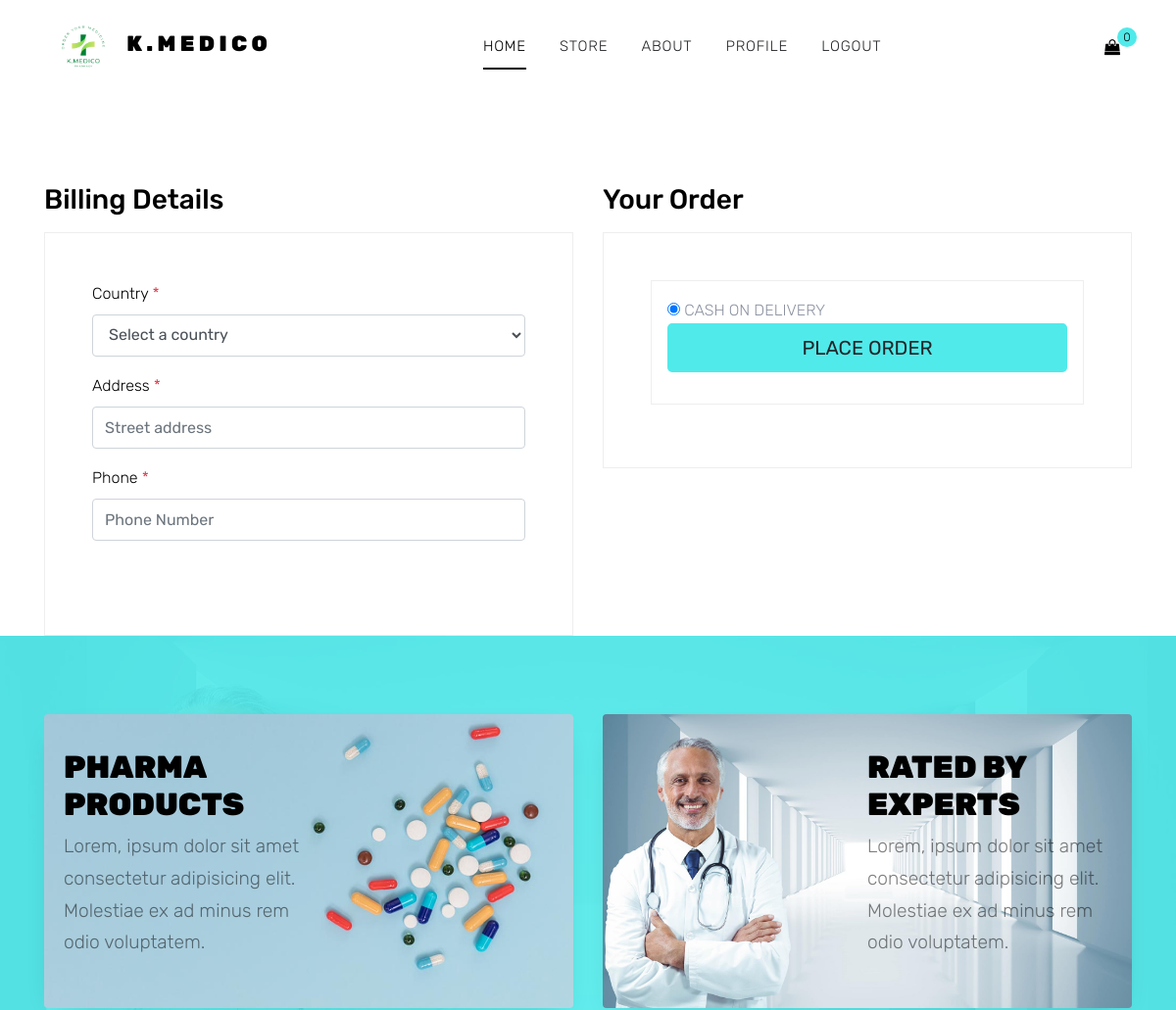
Before: /checkout.php (signed in, upper part) with the older database file.
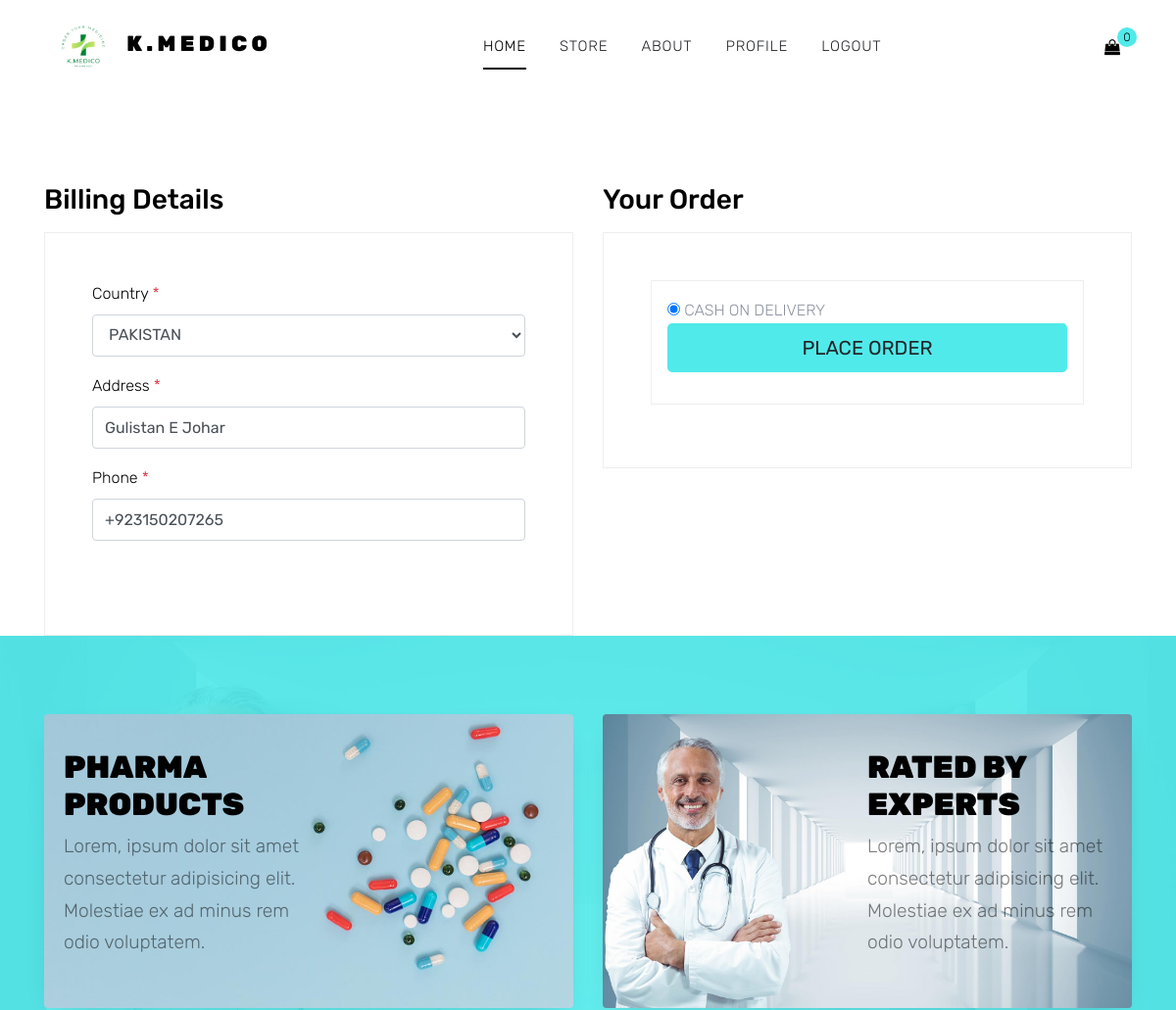
After: the same page with the newer database file.
### tables this page shows
CREATE TABLE `register` (
  `id` int(11) NOT NULL,
  `name` varchar(255) NOT NULL,
  `email` varchar(255) NOT NULL,
  `password` varchar(255) NOT NULL,
  `role` int(11) NOT NULL,
  `date` timestamp NOT NULL DEFAULT current_timestamp() ON UPDATE current_timestamp(),
  `address` varchar(255) DEFAULT NULL,
  `phone_no` varchar(255) DEFAULT NULL,
  `country` varchar(255) DEFAULT NULL
);

CREATE TABLE `country` (
  `id` int(11) NOT NULL,
  `iso` char(2) NOT NULL,
  `name` varchar(80) NOT NULL,
  `nicename` varchar(80) NOT NULL,
  `iso3` char(3) DEFAULT NULL,
  `numcode` smallint(6) DEFAULT NULL,
  `phonecode` int(5) NOT NULL
);

### checkout.php (the view, shortened to what this page needs)
<?php
include_once 'config.php';
include "doctype.php";
?>
<body>
  <div class="site-wrap">
    <?php include "header.php"; ?>
    <div class="bg-light py-3">
      <div class="container">
        <div class="row">
          <div class="col-md-12 mb-0">
            <a href="index.html">Home</a> <span class="mx-2 mb-0">/</span>
            <strong class="text-black">Checkout</strong>
          </div>
        </div>
      </div>
    </div>
    <div class="site-section">
      <div class="container">
        <div class="row">
          <div class="col-lg-6 col-md-6 col-lg-6 mb-5 mb-md-0">
            <?php
            $user_id = $_SESSION['id'];
            $query = mysqli_query($db, "select * from register where id = $user_id");
            $row = mysqli_fetch_array($query);
            ?>
            <form action="" method="post">
              <h2 class="h3 mb-3 text-black">Billing Details</h2>
              <div class="p-3 p-lg-5 border">
                <div class="form-group">
                  <label for="c_country" class="text-black">Country <span class="text-danger">*</span></label>
                  <select id="c_country" name="country" class="form-control">
                    <option>Select a country</option>
                    <?php
                    $query = mysqli_query($db, "select * from country");
                    foreach ($query as $coun) {
                      ?>
                      <option value="<?= $coun['iso'] ?>" <?php
                        if ($row['country'] == $coun['iso'])
                          echo "selected"; ?>>
                        <?= $coun['name'] ?>
                      </option>
                      <?php
                    }
                    ?>
                  </select>
                </div>
                <div class="form-group row">
                  <div class="col-md-12">
                    <label for="c_address" class="text-black">Address <span class="text-danger">*</span></label>
                    <input type="text" class="form-control" id="c_address" name="address" placeholder="Street address"
                      value="<?= $row['address'] ?>">
                  </div>
                </div>
                <div class="form-group row mb-5">
                  <div class="col-md-12">
                    <label for="c_phone" class="text-black">Phone <span class="text-danger">*</span></label>
                    <input type="text" class="form-control" id="c_phone" name="phone" placeholder="Phone Number"
                      value="<?= $row['phone_no'] ?>">
                  </div>
                </div>
              </div>
          </div>
          <div class="col-md-6">
            <div class="row mb-5">
              <div class="col-lg-12 col-md-12 col-sm-12">
                <h2 class="h3 mb-3 text-black">Your Order</h2>
                <div class="p-3 p-lg-5 border">
                  <div class="border mb-3 p-3">
                    <input class="" type="radio" name="cod" value="cash on delivery" checked> CASH ON DELIVERY
                    <div class="form-group">
                      <button type="submit" name="checkout" class="btn btn-primary btn-lg btn-block">Place
                        Order</button>
                    </div>
                  </div>
                </div>
              </div>
            </div>
          </div>
        </div>
      </div>
      <div class="site-section bg-secondary bg-image" style="background-image: url('images/bg_2.jpg');">
        <div class="container">
          <div class="row align-items-stretch">
            <div class="col-lg-6 mb-5 mb-lg-0">
              <a href="#" class="banner-1 h-100 d-flex" style="background-image: url('images/bg_1.jpg');">
                <div class="banner-1-inner align-self-center">
                  <h2>Pharma Products</h2>
                  <p>Lorem, ipsum dolor sit amet consectetur adipisicing elit. Molestiae ex ad minus rem odio
                    voluptatem.
                  </p>
                </div>
              </a>
            </div>
            <div class="col-lg-6 mb-5 mb-lg-0">
              <a href="#" class="banner-1 h-100 d-flex" style="background-image: url('images/bg_2.jpg');">
                <div class="banner-1-inner ml-auto  align-self-center">
                  <h2>Rated by Experts</h2>
                  <p>Lorem, ipsum dolor sit amet consectetur adipisicing elit. Molestiae ex ad minus rem odio
                    voluptatem.
                  </p>
                </div>
              </a>
            </div>
          </div>
        </div>
      </div>
    </div>
</body>
</html>

Changed rows visible on the page:
now on this page (row edited): register: country "PAKISTAN", address "Gulistan E Johar", phone "+923150207265"
Other visible differences:
form field country: "Select a country" → (not shown)
